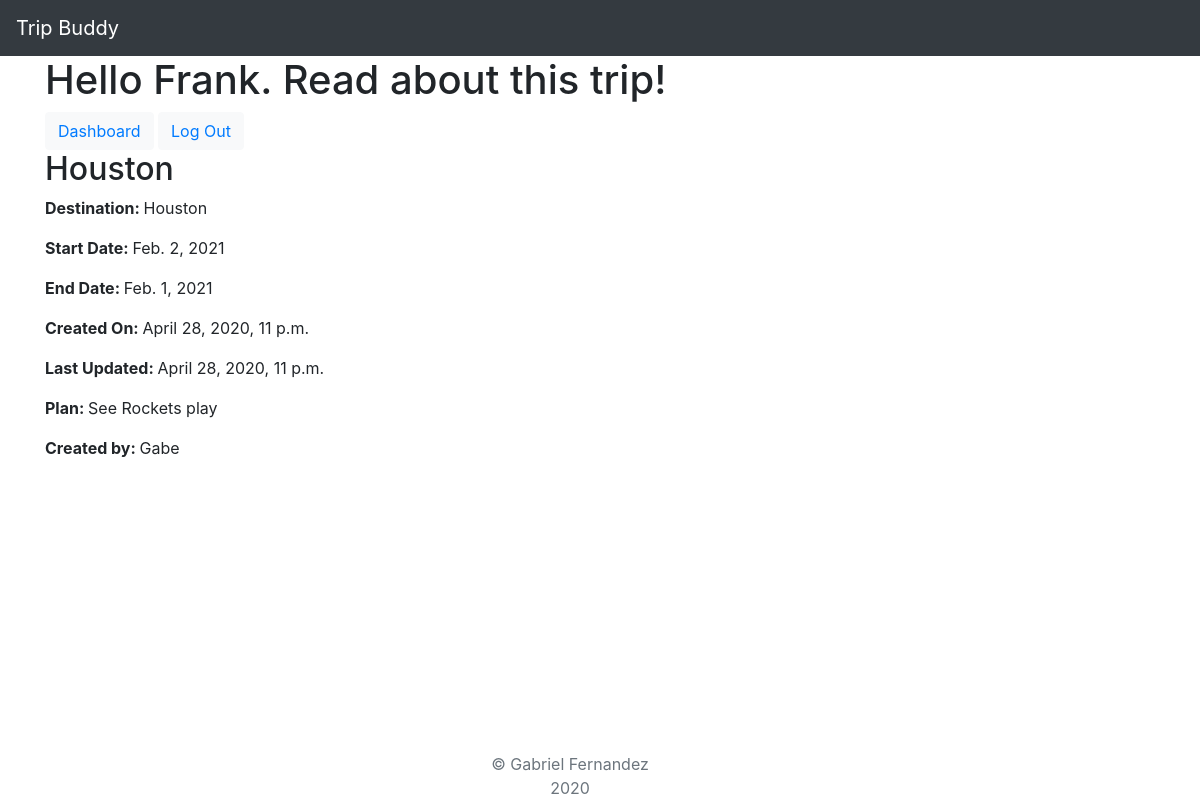
/trips/10 (signed in), run on the app's committed database.
### main/models.py (models this page shows)
class User(models.Model):
    first_name=models.CharField(max_length=100)
    last_name=models.CharField(max_length=100)
    email=models.EmailField(max_length=100)
    password=models.CharField(max_length=100)
    created_at=models.DateTimeField(auto_now_add=True)
    updated_at=models.DateTimeField(auto_now=True)
    objects=UserManager()

class Trip(models.Model):
    destination=models.CharField(max_length=100)
    start_date=models.DateField()
    end_date=models.DateField()
    plan=models.CharField(max_length=200)
    created_at=models.DateTimeField(auto_now_add=True)
    updated_at=models.DateTimeField(auto_now=True)
    user=models.ForeignKey(User, related_name="trips", on_delete = models.CASCADE)
    objects=TripManager()

### main/views.py (the view)
# urls.py: path("trips/<int:trip_id>", views.trip_profile),
def trip_profile (request, trip_id):
    if "user_id" not in request.session:
        messages.error(request, "Please login or register first.")
        return redirect("/")
    context={
        "trip": Trip.objects.get(id=trip_id),
        "user":User.objects.get(id=request.session["user_id"]),
    }
    return render(request, "trip-profile.html", context)

### main/templates/trip-profile.html (shortened to what this page needs)
<!DOCTYPE html>
<html lang="en">
<head>
</head>
<body>
    {%extends "base.html"%}
    {%block content%}
    <h1>Hello {{user.first_name}}. Read about this trip!</h1>
    <button class="btn btn-light"><a href="/dashboard">Dashboard</a></button>
    <button class="btn btn-light"><a href="/logout">Log Out</a></button>
    <h2>{{trip.destination}}</h2>
    <P><b>Destination: </b>{{trip.destination}}</P>
    <P><b>Start Date: </b>{{trip.start_date}}</P>
    <P><b>End Date: </b>{{trip.end_date}}</p>
    <P><b>Created On: </b>{{trip.created_at}}</P>
    <P><b>Last Updated: </b>{{trip.updated_at}}</P>
    <p><b>Plan: </b>{{trip.plan}}</p>
    <p><b>Created by: </b>{{trip.user.first_name}}</p>
    {%endblock%}

### data on the page
User: first_name "Frank"
Trip: destination "Houston", start_date "Feb. 2, 2021", end_date "Feb. 1, 2021", created_at "April 28, 2020, 11 p.m.", updated_at "April 28, 2020, 11 p.m.", plan "See Rockets play", user.first_name "Gabe"
